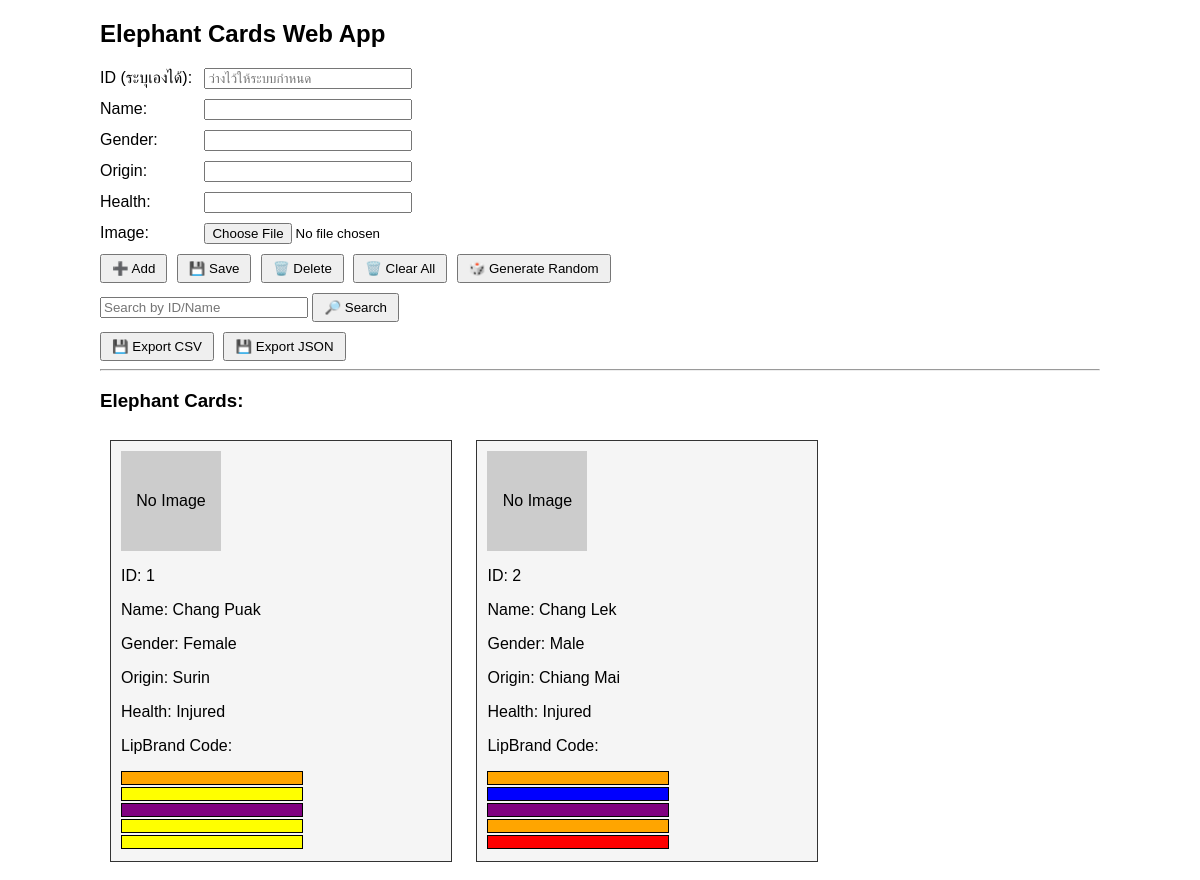
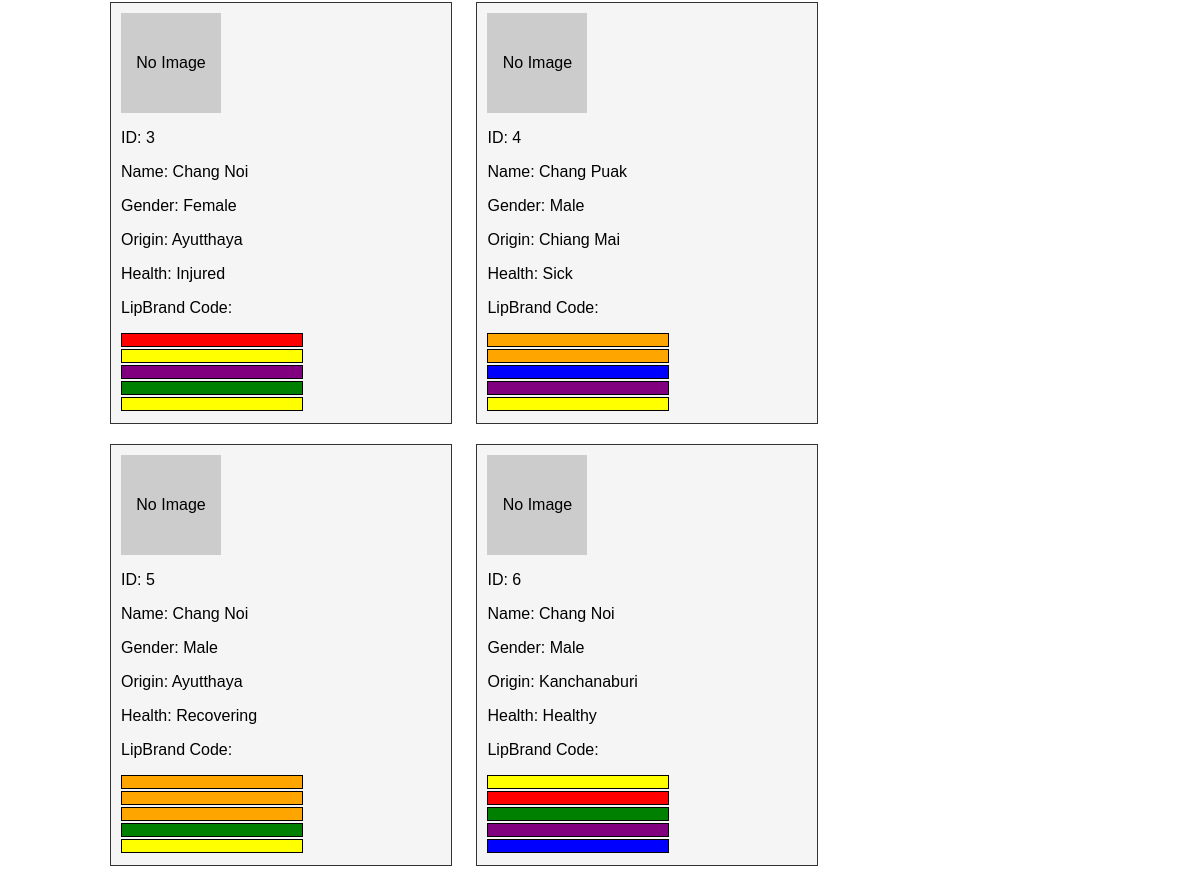
The page / on the database its author committed (2 pictures, top to bottom).
### tables this page shows
CREATE TABLE elephants (
    id INTEGER PRIMARY KEY AUTOINCREMENT,
    name TEXT,
    gender TEXT,
    origin TEXT,
    health TEXT,
    img TEXT,
    code TEXT
);

### app.py (the view, shortened to what this page needs)
@app.route('/', methods=['GET', 'POST'])
def index():
    conn = get_db_connection()
    cursor = conn.cursor()
    elephants = cursor.execute("SELECT * FROM elephants").fetchall()
    conn.close()
    return render_template('index.html', elephants=elephants, form_data=None)

### app.py (called while the page is built)
def get_db_connection():
    conn = sqlite3.connect(DB_FILE)
    conn.row_factory = sqlite3.Row
    return conn

### templates/index.html (shortened to what this page needs)
<!DOCTYPE html>
<html lang="en">
<head>
</head>
<body>
<div class="container">
<h2>Elephant Cards Web App</h2>
<form method="post" enctype="multipart/form-data">
    <div class="form-group">
        <label>ID (ระบุเองได้):</label>
        <input type="number" name="manual_id" min="1" placeholder="ว่างไว้ให้ระบบกำหนด">
    </div>
    <div class="form-group">
        <label>Name:</label>
        <input type="text" name="name" value="{{ form_data['name'] if form_data else '' }}">
    </div>
    <div class="form-group">
        <label>Gender:</label>
        <input type="text" name="gender" value="{{ form_data['gender'] if form_data else '' }}">
    </div>
    <div class="form-group">
        <label>Origin:</label>
        <input type="text" name="origin" value="{{ form_data['origin'] if form_data else '' }}">
    </div>
    <div class="form-group">
        <label>Health:</label>
        <input type="text" name="health" value="{{ form_data['health'] if form_data else '' }}">
    </div>
    <div class="form-group">
        <label>Image:</label>
        <input type="file" name="img">
    </div>
    <button class="btn" name="action" value="add">➕ Add</button>
    <button class="btn" name="action" value="save">💾 Save</button>
    <button class="btn" name="action" value="delete">🗑️ Delete</button>
    <button class="btn" name="action" value="clear">🗑️ Clear All</button>
    <button class="btn" name="action" value="random">🎲 Generate Random</button>
</form>
<form method="post" style="margin-top:10px;">
    <input type="text" name="search" placeholder="Search by ID/Name">
    <button class="btn" name="action" value="search">🔎 Search</button>
</form>
<form method="post" style="margin-top:10px;">
    <button class="btn" name="action" value="export_csv">💾 Export CSV</button>
    <button class="btn" name="action" value="export_json">💾 Export JSON</button>
</form>
<hr>
<h3>Elephant Cards:</h3>
<div>
    {% for e in elephants %}
        <div class="card">
            {% if e['img'] %}
                <img src="/{{ e['img'] }}" alt="Elephant">
            {% else %}
                <div style="width:100px; height:100px; background:#ccc; text-align:center; line-height:100px;">No Image</div>
            {% endif %}
            <p>ID: {{ e['id'] }}</p>
            <p>Name: {{ e['name'] }}</p>
            <p>Gender: {{ e['gender'] }}</p>
            <p>Origin: {{ e['origin'] }}</p>
            <p>Health: {{ e['health'] }}</p>
            <p>LipBrand Code:</p>
            {% for color in e['code'].split('-') %}
                <div class="color-bar" style="background: {{ color.lower() }}"></div>
            {% endfor %}
        </div>
    {% endfor %}
</div>
</div>
</body>
</html>

### templates/index.html (style rules this page uses)
body { font-family: Arial, sans-serif; margin: 20px; }
.container { max-width: 1000px; margin: auto; }
.form-group { margin-bottom: 10px; }
label { display: inline-block; width: 100px; }
input[type=text], input[type=file], input[type=number] { width: 200px; }
.btn { padding: 5px 10px; margin-right: 5px; cursor: pointer; }
.card { border: 1px solid #333; padding: 10px; margin: 10px; display: inline-block; vertical-align: top; background: #f5f5f5; width: 320px; }
.color-bar { height: 12px; width: 180px; margin: 2px 0; border: 1px solid black; }

### rows shown on the page
elephants: img "No Image", id "1", name "Chang Puak", gender "Female", origin "Surin", health "Injured"
elephants: img "No Image", id "2", name "Chang Lek", gender "Male", origin "Chiang Mai", health "Injured"
elephants: img "No Image", id "3", name "Chang Noi", gender "Female", origin "Ayutthaya", health "Injured"
elephants: img "No Image", id "4", name "Chang Puak", gender "Male", origin "Chiang Mai", health "Sick"
elephants: img "No Image", id "5", name "Chang Noi", gender "Male", origin "Ayutthaya", health "Recovering"
elephants: img "No Image", id "6", name "Chang Noi", gender "Male", origin "Kanchanaburi", health "Healthy"
